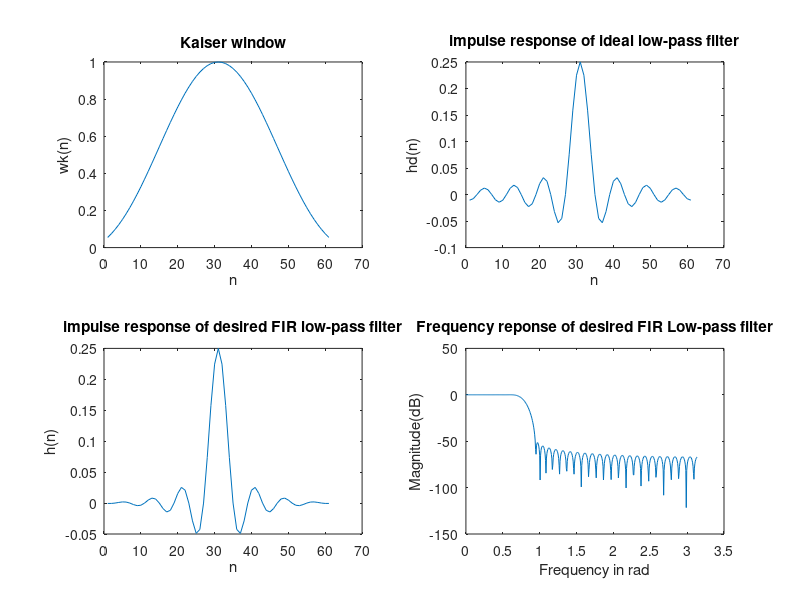

MATLAB code to generate this figure:
%Aim of the experiment: Write a MATLAB program to plot
%the frequency response of low pass filter using Kaiser %window.
 
clc
clear all
close all

% Given specification
wp=0.2*pi;
ws=0.3*pi;
As=50;
%parameter calculation for Kaiser window
 delf=(ws-wp)/(2*pi);
 M=ceil(((As-7.95)/(14.36*delf))+1)+1;
 n = 0:1:(M-1);
 beta=0.1102*(As-8.7);
 wc=(ws+wp)/2;%cut-off frequency
 
 %Computation of Kaiser window function
 for n=0:M-1
    k=beta*sqrt(1-((1-((2*n)/(M-1)))^2));
    w(n+1)=besseli(0,k)/besseli(0,beta);
 end
subplot(2,2,1)
plot(w)
xlabel('n')
ylabel('wk(n)');
title('Kaiser window')
 
%Ideal Low-pass filter computation
alpha=(M-1)/2;
n=0:M-1;
m = n - alpha + 0.0001;
hd = sin(wc*m)./(pi*m);
subplot(2,2,2)
plot(hd);
xlabel('n')
ylabel('hd(n)')
title('impulse response of ideal low-pass filter')
 
%impulse response of linear-phase and causal FIR filter
%computed by truncate the impulse response of ideal filter
%by Kaiser window function
h=hd.*w;
subplot(2,2,3)
plot(h)
xlabel('n')
ylabel('h(n)')
title('impulse response of desired FIR low-pass filter')
%Magnitude response in frequency domain  (dB)
[Mag,Freq]=freqz(h);
Mag_db=20*log10(abs(Mag));
subplot(2,2,4)
plot(Freq,Mag_db)
xlabel('Frequency in rad')
ylabel('Magnitude(dB)')
title('Frequency reponse of desired FIR Low-pass filter')
